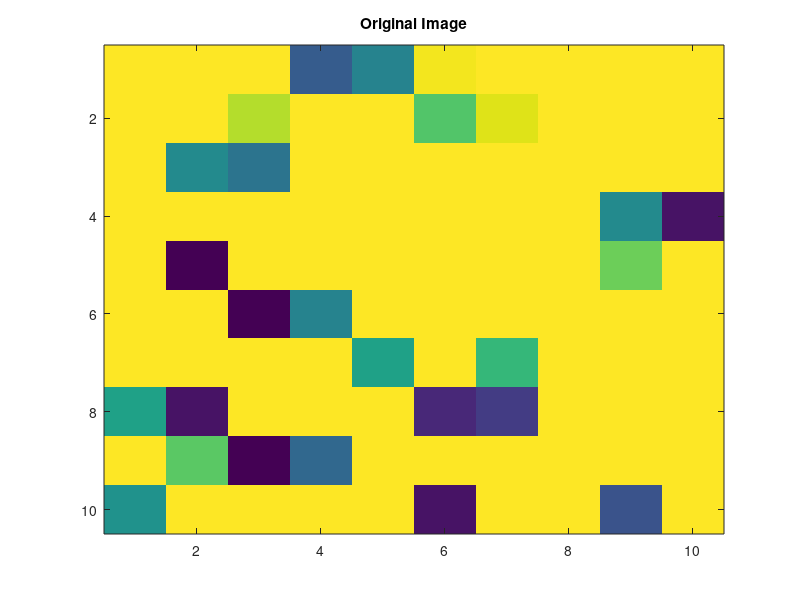
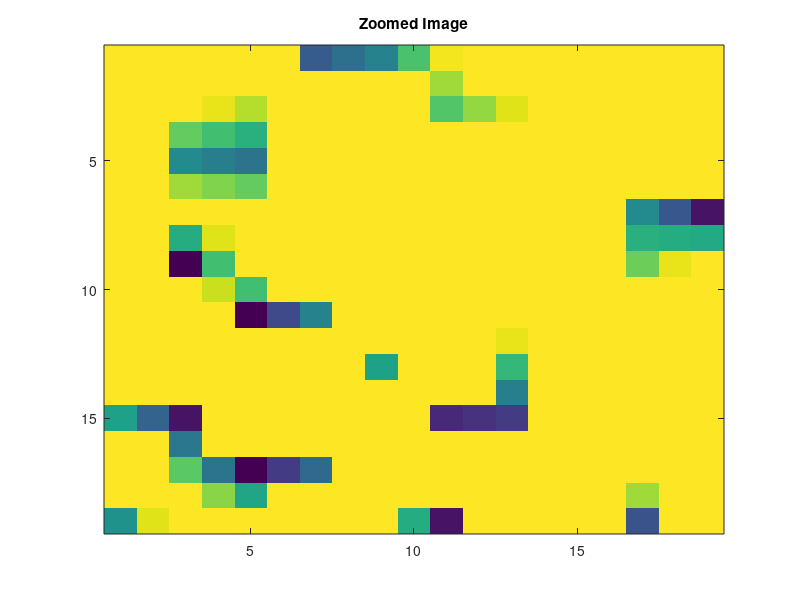

Recreate these plots in MATLAB, in order.
clc;
close all;
clear all;

org = randi([0,255],10);
zoomed = zeros(19,19);

for i=1:10
    k = 0;
    for j=1:10
        zoomed(i,j+k) = org(i,j);
        k = k + 1;
    end
end
for i=1:10
    for j=2:2:18
        zoomed(i,j) = int64((zoomed(i,j-1) + zoomed(i,j+1))/2);
    end
end
k = 0;
result = zoomed;
for j=1:19
    k = 0;
    for i=1:10
        result(i+k,j) = zoomed(i,j);
        k = k + 1;
    end
end
for j=1:19
    for i=2:2:18
        result(i,j) = int64((result(i-1,j) + result(i+1,j))/2);
    end
end
figure;
image(org);
title('Original Image');
figure;
image(result);
title('Zoomed Image');